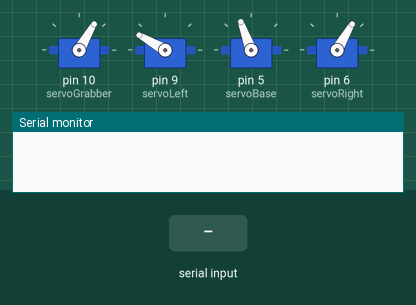
Recording of a sketch running on a simulated Arduino Uno, built with avr-gcc and run on an emulated ATmega328P. On the bench: 4 × servo, the last lines printed to the serial monitor. The inputs (shaded band) are chosen by the test bench.

Above: at 1.2 s.
1.3 s: "W" received over Serial
At 2.5 s:
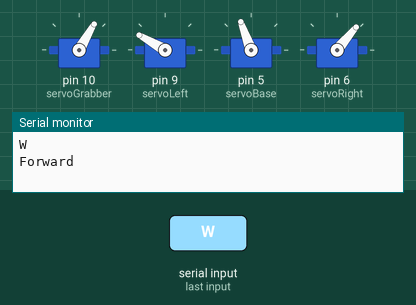
2.8 s: byte 67 (67) received over Serial
At 3.9 s:
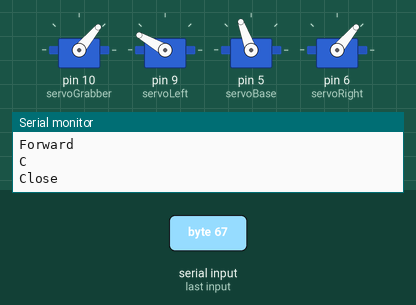
4.3 s: "S" received over Serial
At 5.0 s:
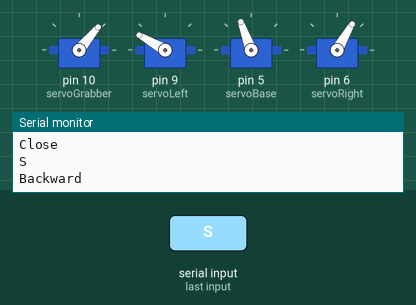
5.8 s: "A" received over Serial
At 6.1 s:
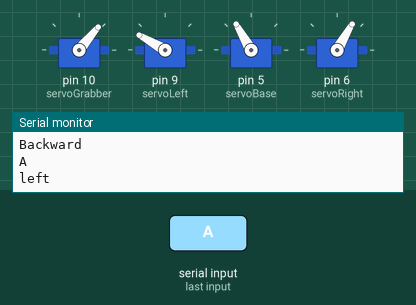
7.3 s: byte 79 (79) received over Serial
At 8.5 s:
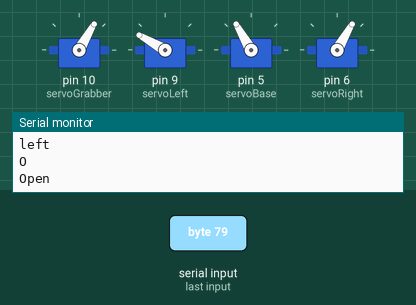
8.8 s: "H" received over Serial
At 9.6 s:
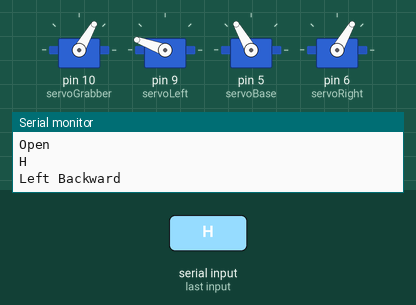
Timing chart, 0 to 11.3 s (numbered marks = the images above; inputs shaded):
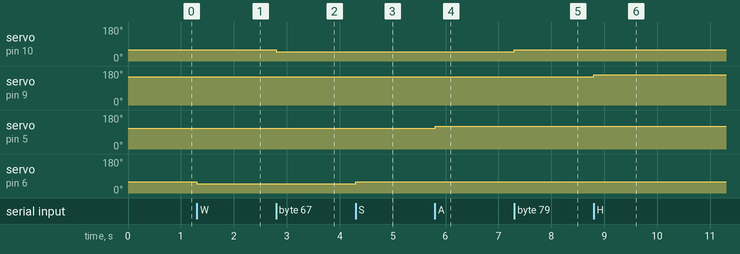

Measured:
- after the input at 1.3 s, servo on pin 6 (servoRight): 60° → 50° at once
- after the input at 2.8 s, servo on pin 10 (servoGrabber): 60° → 50° at once
- after the input at 4.3 s, servo on pin 6 (servoRight): 50° → 60° at once
- after the input at 5.8 s, servo on pin 5 (servoBase): 110° → 120° at once
- after the input at 7.3 s, servo on pin 10 (servoGrabber): 50° → 60° at once
- after the input at 8.8 s, servo on pin 9 (servoLeft): 150° → 160° at once

The sketch:

four_DOF_arm_arduino_code.ino
```cpp
#include <Servo.h>

//Starting of Program
#include <Servo.h>


char val;


Servo servoBase;
Servo servoGrabber;
Servo servoLeft;
Servo servoRight;

int base =110;
int left =150;
int right =60;
int grab= 60;


void setup()
{

Serial.begin(9600);
  servoGrabber.attach(10);  //start from 60 degree and end at 0 or 10
  servoLeft.attach(9);  //start from 130 degree faced forward, here 0 degree forward and 180 degree backward
  servoBase.attach(5);  //start from 70 degree , here 0 extreme right and 180 extreme left when faced forward
  servoRight.attach(6); //start from 60 degree faced forward, here 0 degree backward and 150 degree forward

    servoBase.write(110);
    servoRight.write(60);
    servoLeft.write(150);
    servoGrabber.write(60);
}

void loop()
{


  if (Serial.available() > 0)
  {
  val = Serial.read();

  Serial.println(val);


    if(val == 87){
      Serial.println("Forward");
      right = right-10;
      servoRight.write(right);
      delay(200);

    }else if(val == 83){

      Serial.println("Backward");
      right = right+10;
      servoRight.write(right);
      delay(200);

    }else if(val == 65){
      Serial.println("left");
      base = base+10;
      servoBase.write(base);
      delay(200);

    }else if(val == 68){
      Serial.println("Right");
        base = base-10;
      servoBase.write(base);
      delay(200);


    }else if(val == 89){
      Serial.println("Left Forward");
        left = left-10;
      servoLeft.write(left);
      delay(200);


    }else if(val == 72){
      Serial.println("Left Backward");
       left = left+10;
      servoLeft.write(left);
      delay(200);


    }else if(val == 79){
      Serial.println("Open");
        grab = grab+10;
      servoGrabber.write(grab);
      delay(200);


    }else if(val == 67){
      Serial.println("Close");
       grab = grab-10;
      servoGrabber.write(grab);
      delay(200);

    }

    else{}

  }

}
```
